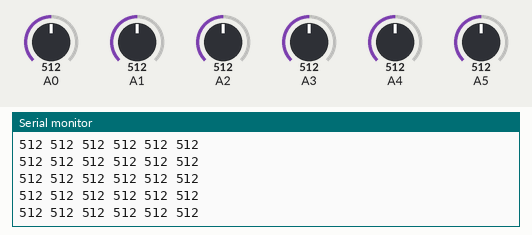
Bench run of a sketch on a simulated Arduino Uno, built with avr-gcc and run on an emulated ATmega328P. On the bench: the last lines printed to the serial monitor. Inputs (shaded band) come from the test bench; at power-on: A0 = 512, A2 = 512, A3 = 512, A1 = 512, A4 = 512, A5 = 512.

Above: at 1.2 s.
1.3 s: A0 set to 105
At 2.1 s:
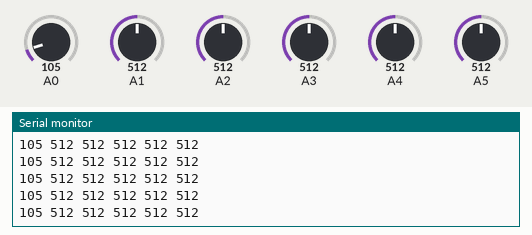
4.3 s: A0 set to 90
At 5.2 s:
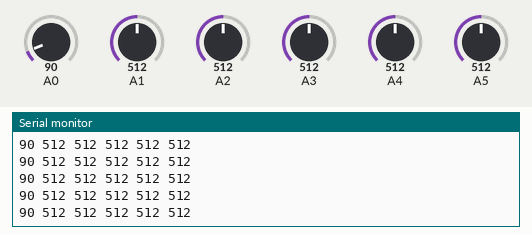
10.3 s: A2 set to 107
At 10.8 s:
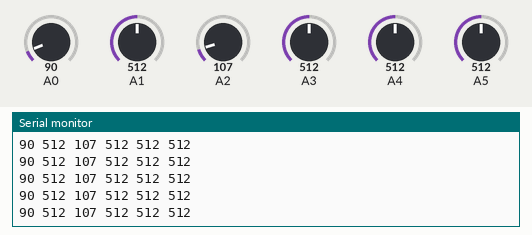
11.8 s: A2 set to 93
At 12.8 s:
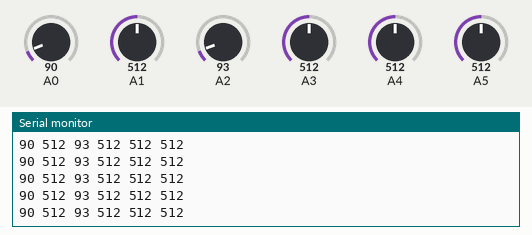
14.8 s: A3 set to 106
At 15.9 s:
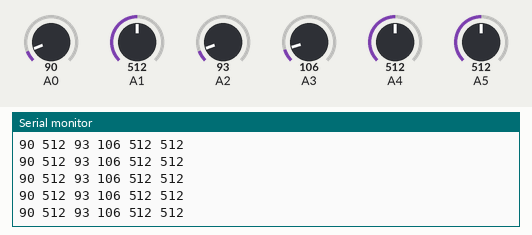
16.3 s: A3 set to 90
At 17.0 s:
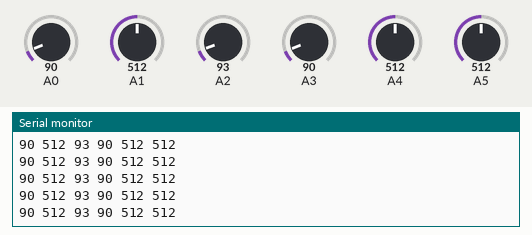
Timing chart, 0 to 19.3 s (numbered marks = the images above; inputs shaded):
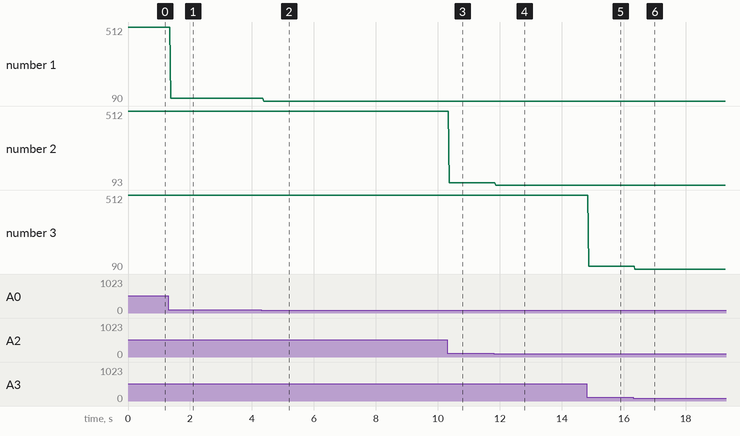

Measured:
- after the input at 1.3 s, the serial monitor: prints a new line after 0.08 s (image 1)
- after the input at 4.3 s, the serial monitor: prints a new line after 0.08 s (image 2)
- after the input at 10.3 s, the serial monitor: prints a new line after 0.06 s (image 3)
- after the input at 11.8 s, the serial monitor: prints a new line after 0.07 s (image 4)
- after the input at 14.8 s, the serial monitor: prints a new line after 0.06 s (image 5)
- after the input at 16.3 s, the serial monitor: prints a new line after 0.06 s (image 6)
- plotted number 1: 512 → 105 after the input at 1.3 s, 105 → 90 after the input at 4.3 s
- plotted number 2: 512 → 107 after the input at 10.3 s, 107 → 93 after the input at 11.8 s

The sketch:

multiple_knobs.ino
```cpp
int val[6]; //Array of six sensors in total

void setup() {
  Serial.begin(9600);
  //Baud rate = speed at which the serial buffer is filled up.

}

void loop() {
  //Read analog inputs one by one and send them to Pd
  for (int i = 0; i < 6; i++) {
    val[i] = analogRead(i);
    Serial.print(val[i]);
    Serial.print(" ");
  }
  Serial.println();
  delay(10);
}
```
